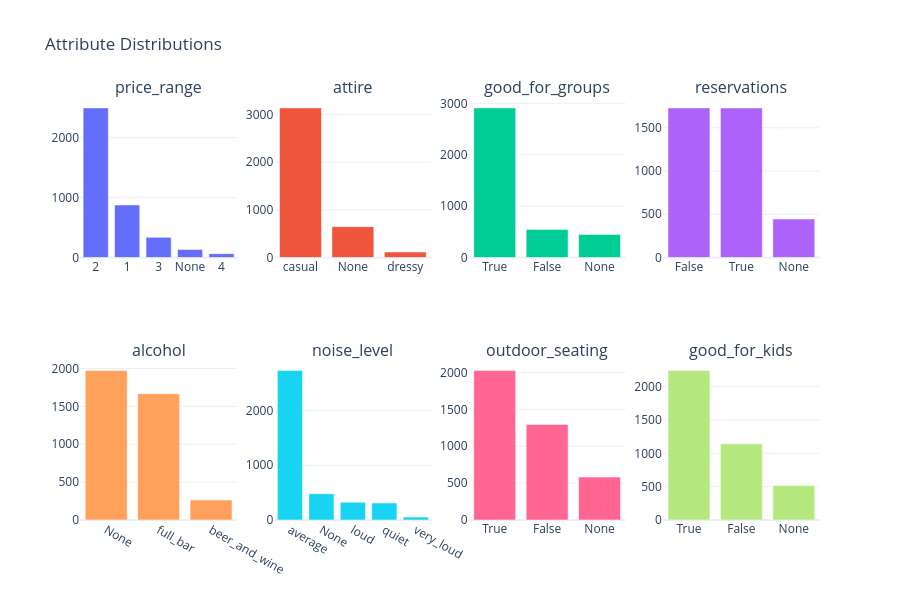

Notebook code cell kept with this figure:
### Markdown cell above
We visualize the distribution of selected restaurant attributes (e.g., price range, attire, alcohol options) to better understand how these features are represented across the dataset. Using Plotly subplots, we create bar charts for each attribute showing the frequency of each category, including missing values. This allows us to quickly compare distributions across multiple features and identify patterns, imbalances, or sparsity in the data before using these variables in further analysis.

### Code cell
import plotly.express as px
import plotly.graph_objects as go
from plotly.subplots import make_subplots

cols = ["price_range", "attire", "good_for_groups", "reservations",
        "alcohol", "noise_level", "outdoor_seating", "good_for_kids"]

fig = make_subplots(rows=2, cols=4, subplot_titles=cols)

for i, col in enumerate(cols):
    row, col_pos = divmod(i, 4)
    counts = food_df[col].value_counts(dropna=False).reset_index()
    counts.columns = ["value", "count"]
    counts["value"] = counts["value"].astype(str)  # handles None/bool
    
    fig.add_trace(
        go.Bar(x=counts["value"], y=counts["count"], name=col, showlegend=False),
        row=row+1, col=col_pos+1
    )

fig.update_layout(height=600, title_text="Attribute Distributions", template="plotly_white")
fig.show()

### Figure 1 — Plotly figure (JSON) as saved in the notebook; plotly's stock layout.template omitted (floating-point values rounded to 4 significant figures)
{"data": [{"name": "price_range", "showlegend": false, "type": "bar", "x": ["2", "1", "3", "None", "4"], "xaxis": "x", "y": [2497, 876, 336, 133, 64], "yaxis": "y"}, {"name": "attire", "showlegend": false, "type": "bar", "x": ["casual", "None", "dressy"], "xaxis": "x2", "y": [3143, 648, 115], "yaxis": "y2"}, {"name": "good_for_groups", "showlegend": false, "type": "bar", "x": ["True", "False", "None"], "xaxis": "x3", "y": [2912, 545, 449], "yaxis": "y3"}, {"name": "reservations", "showlegend": false, "type": "bar", "x": ["False", "True", "None"], "xaxis": "x4", "y": [1731, 1730, 445], "yaxis": "y4"}, {"name": "alcohol", "showlegend": false, "type": "bar", "x": ["None", "full_bar", "beer_and_wine"], "xaxis": "x5", "y": [1975, 1667, 264], "yaxis": "y5"}, {"name": "noise_level", "showlegend": false, "type": "bar", "x": ["average", "None", "loud", "quiet", "very_loud"], "xaxis": "x6", "y": [2735, 481, 325, 310, 55], "yaxis": "y6"}, {"name": "outdoor_seating", "showlegend": false, "type": "bar", "x": ["True", "False", "None"], "xaxis": "x7", "y": [2028, 1296, 582], "yaxis": "y7"}, {"name": "good_for_kids", "showlegend": false, "type": "bar", "x": ["True", "False", "None"], "xaxis": "x8", "y": [2245, 1144, 517], "yaxis": "y8"}], "layout": {"annotations": [{"font": {"size": 16}, "showarrow": false, "text": "price_range", "x": 0.1062, "xanchor": "center", "xref": "paper", "y": 1, "yanchor": "bottom", "yref": "paper"}, {"font": {"size": 16}, "showarrow": false, "text": "attire", "x": 0.3688, "xanchor": "center", "xref": "paper", "y": 1, "yanchor": "bottom", "yref": "paper"}, {"font": {"size": 16}, "showarrow": false, "text": "good_for_groups", "x": 0.6313, "xanchor": "center", "xref": "paper", "y": 1, "yanchor": "bottom", "yref": "paper"}, {"font": {"size": 16}, "showarrow": false, "text": "reservations", "x": 0.8938, "xanchor": "center", "xref": "paper", "y": 1, "yanchor": "bottom", "yref": "paper"}, {"font": {"size": 16}, "showarrow": false, "text": "alcohol", "x": 0.1062, "xanchor": "center", "xref": "paper", "y": 0.375, "yanchor": "bottom", "yref": "paper"}, {"font": {"size": 16}, "showarrow": false, "text": "noise_level", "x": 0.3688, "xanchor": "center", "xref": "paper", "y": 0.375, "yanchor": "bottom", "yref": "paper"}, {"font": {"size": 16}, "showarrow": false, "text": "outdoor_seating", "x": 0.6313, "xanchor": "center", "xref": "paper", "y": 0.375, "yanchor": "bottom", "yref": "paper"}, {"font": {"size": 16}, "showarrow": false, "text": "good_for_kids", "x": 0.8938, "xanchor": "center", "xref": "paper", "y": 0.375, "yanchor": "bottom", "yref": "paper"}], "height": 600, "title": {"text": "Attribute Distributions"}, "xaxis": {"anchor": "y", "domain": [0, 0.2125]}, "xaxis2": {"anchor": "y2", "domain": [0.2625, 0.475]}, "xaxis3": {"anchor": "y3", "domain": [0.525, 0.7375]}, "xaxis4": {"anchor": "y4", "domain": [0.7875, 1]}, "xaxis5": {"anchor": "y5", "domain": [0, 0.2125]}, "xaxis6": {"anchor": "y6", "domain": [0.2625, 0.475]}, "xaxis7": {"anchor": "y7", "domain": [0.525, 0.7375]}, "xaxis8": {"anchor": "y8", "domain": [0.7875, 1]}, "yaxis": {"anchor": "x", "domain": [0.625, 1]}, "yaxis2": {"anchor": "x2", "domain": [0.625, 1]}, "yaxis3": {"anchor": "x3", "domain": [0.625, 1]}, "yaxis4": {"anchor": "x4", "domain": [0.625, 1]}, "yaxis5": {"anchor": "x5", "domain": [0, 0.375]}, "yaxis6": {"anchor": "x6", "domain": [0, 0.375]}, "yaxis7": {"anchor": "x7", "domain": [0, 0.375]}, "yaxis8": {"anchor": "x8", "domain": [0, 0.375]}}}
